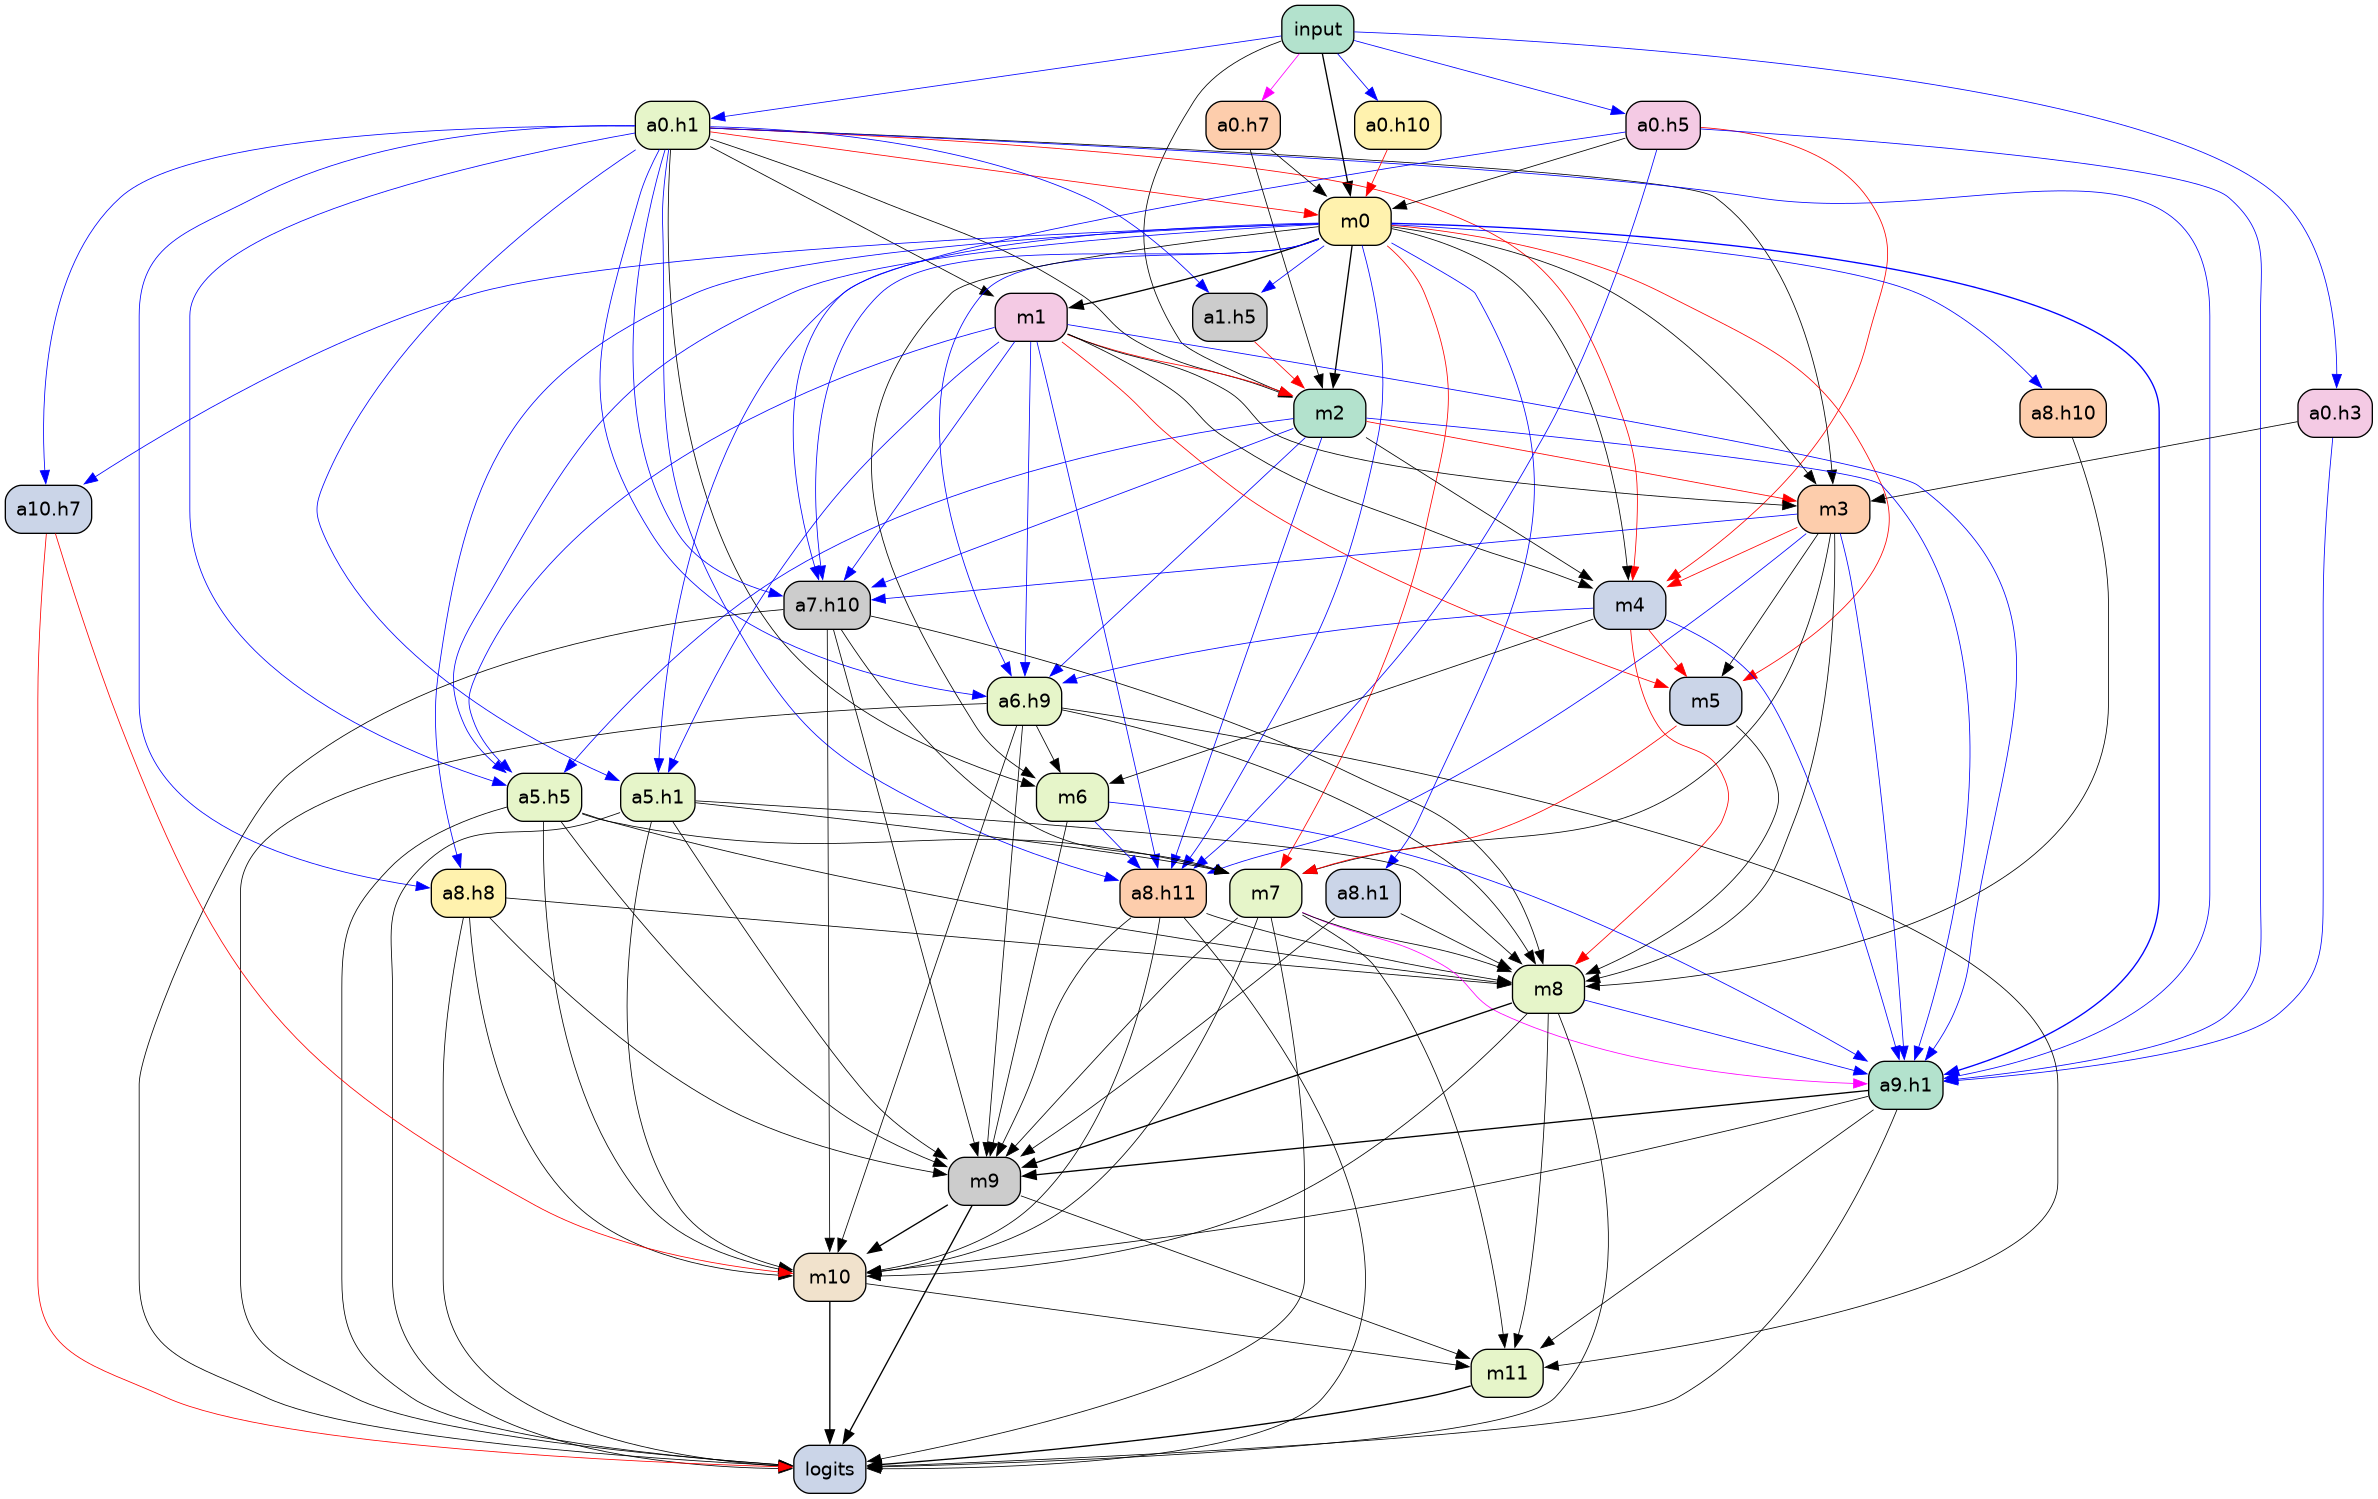

This chart was generated by the following Python code:
import os
os.environ['HF_ENDPOINT'] = 'https://hf-mirror.com'
from functools import partial

import pandas as pd
import torch
from torch.utils.data import Dataset, DataLoader
from transformers import PreTrainedTokenizer
from transformer_lens import HookedTransformer

from eap.graph import Graph
from eap.evaluate import evaluate_graph, evaluate_baseline
from eap.attribute import attribute 

def collate_EAP(xs):
    clean, corrupted, labels = zip(*xs)
    clean = list(clean)
    corrupted = list(corrupted)
    return clean, corrupted, labels

class EAPDataset(Dataset):
    def __init__(self, filepath):
        self.df = pd.read_csv(filepath)

    def __len__(self):
        return len(self.df)
    
    def shuffle(self):
        self.df = self.df.sample(frac=1)

    def head(self, n: int):
        self.df = self.df.head(n)
    
    def __getitem__(self, index):
        row = self.df.iloc[index]
        return row['clean'], row['corrupted'], row['label']
    
    def to_dataloader(self, batch_size: int):
        return DataLoader(self, batch_size=batch_size, collate_fn=collate_EAP)
    
def get_logit_positions(logits: torch.Tensor, input_length: torch.Tensor):
    batch_size = logits.size(0)
    idx = torch.arange(batch_size, device=logits.device)

    logits = logits[idx, input_length - 1]
    return logits

def get_prob_diff(tokenizer: PreTrainedTokenizer):
    year_indices = torch.tensor([tokenizer(f'{year:02d}').input_ids[0] for year in range(100)])

    def prob_diff(logits: torch.Tensor, clean_logits: torch.Tensor, input_length: torch.Tensor, labels: torch.Tensor, mean=True, loss=False):
        logits = get_logit_positions(logits, input_length)
        probs = torch.softmax(logits, dim=-1)[:, year_indices]

        results = []
        for prob, year in zip(probs, labels):
            results.append(prob[year + 1 :].sum() - prob[: year + 1].sum())
    
        results = torch.stack(results)
        if loss:
            results = -results
        if mean: 
            results = results.mean()
        return results
    return prob_diff

def kl_div(logits: torch.Tensor, clean_logits: torch.Tensor, input_length: torch.Tensor, labels: torch.Tensor, mean=True, loss=True):
    logits = get_logit_positions(logits, input_length)
    clean_logits = get_logit_positions(clean_logits, input_length)

    probs = torch.softmax(logits, dim=-1)
    clean_probs = torch.softmax(clean_logits, dim=-1)

    results = kl_div(probs.log(), clean_probs.log(), log_target=True, reduction='none').mean(-1)
    return results.mean() if mean else results



model_name = 'gpt2-small'
model = HookedTransformer.from_pretrained(model_name, device='cuda')
model.cfg.use_split_qkv_input = True
model.cfg.use_attn_result = True
model.cfg.use_hook_mlp_in = True

ds = EAPDataset('greater_than_data.csv')
dataloader = ds.to_dataloader(120)
prob_diff = get_prob_diff(model.tokenizer)

g = Graph.from_model(model)

attribute(model, g, dataloader, partial(prob_diff, loss=True, mean=True), method='EAP-IG-inputs', ig_steps=5)
g.apply_topn(200, True)
g.to_json('graph.json')
print(g.count_included_nodes())
print(g.count_included_edges())
# We can then convert our circuit into a visualization!

gz = g.to_graphviz(f'graph.png')

# We then evaluate our model's metric score as opposed to a baseline.

baseline = evaluate_baseline(model, dataloader, partial(prob_diff, loss=False, mean=False)).mean().item()
results = evaluate_graph(model, g, dataloader, partial(prob_diff, loss=False, mean=False)).mean().item()
print(f"Original performance was {baseline}; the circuit's performance is {results}")

print(g.count_included_nodes(), g.count_included_edges())
